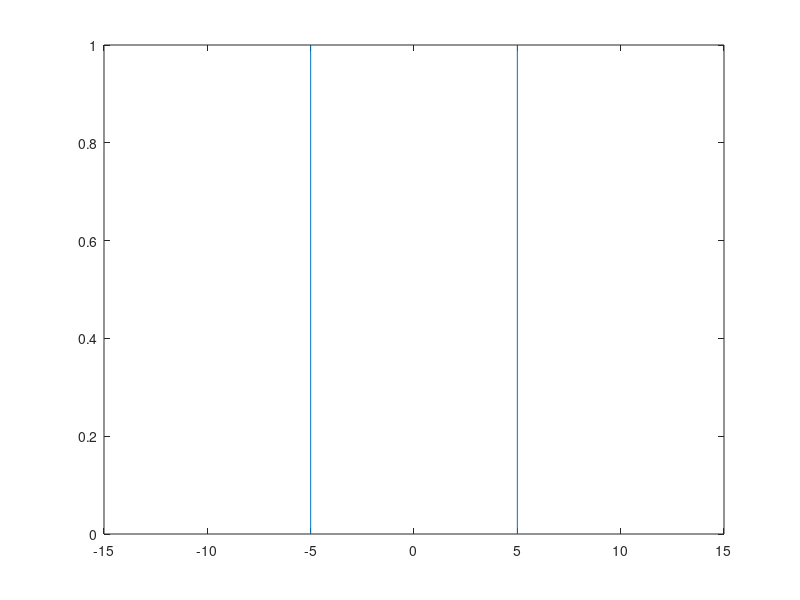
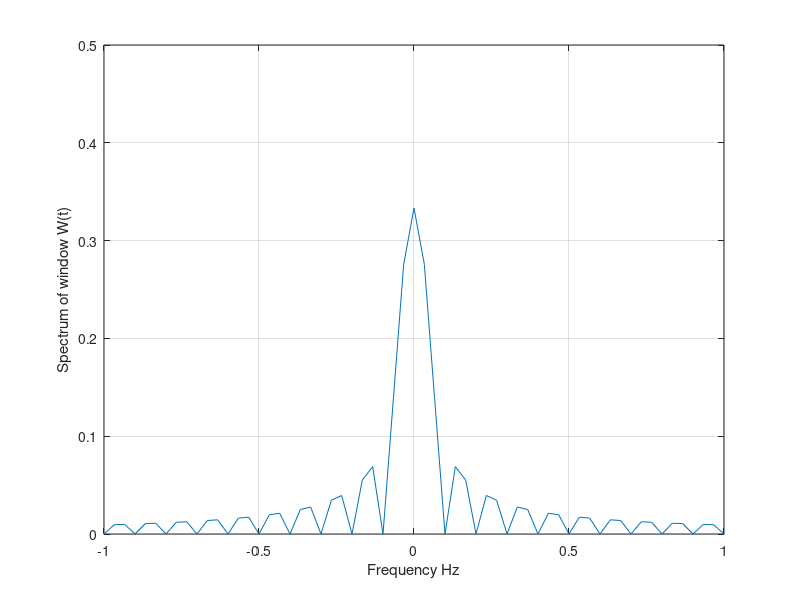
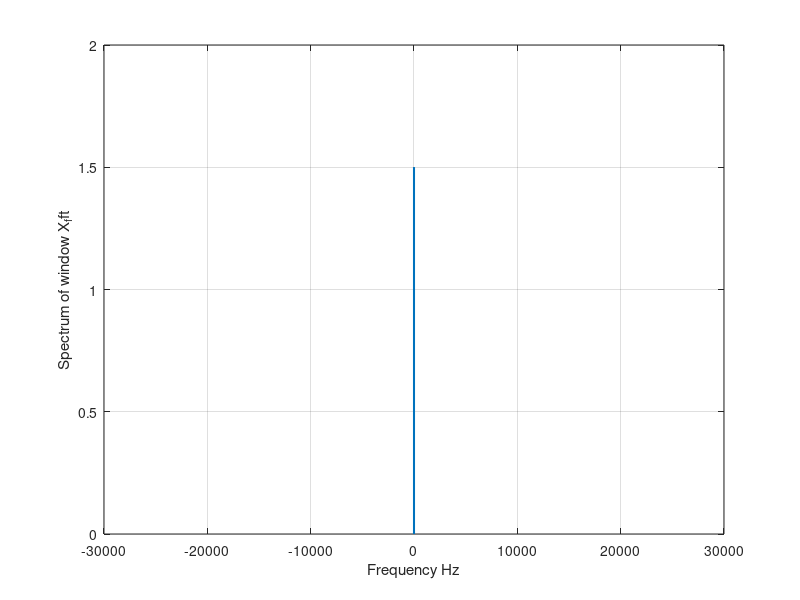
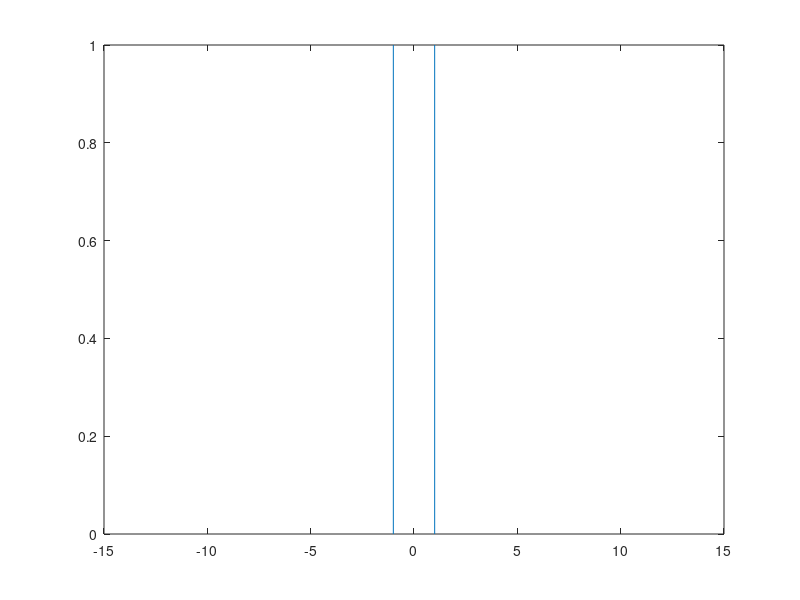

MATLAB code to generate these figures, in order:
% Excersice 1
delta=5;
Fs = 44100;
duration=30;
t = -duration/2: 1/Fs : duration/2-1/Fs;     % time vector for abscisse axes 
w=zeros(size(t));
for i=1:size(t,2)
    if (-delta<=t(i) && t(i)<=delta)
        w(i)=1;
    end
end
%fft(w)
plot(t,w)

N=length(t);
S_w=fftshift(abs(fft(w)))/N;    % compute the signal two side spectrum using fft (fast Fourier 
frequency=(0:N-1)*Fs/N-Fs/2;   % frequency vector for the abscisse axes 
figure; plot(frequency,S_w);
xlabel("Frequency Hz"); ylabel("Spectrum of window W(t)");  grid on 
axis([-1 1 0 0.5])
% Spectrum

% x signal
x = 3*sin(100*pi*t+pi/4);
N=length(t);
X_fft=fftshift(abs(fft(x)))/N;    % compute the signal two side spectrum using fft (fast Fourier 
frequency=(0:N-1)*Fs/N-Fs/2;   % frequency vector for the abscisse axes 
figure; plot(frequency,X_fft);
xlabel("Frequency Hz"); ylabel("Spectrum of window X_fft");  grid on 

%%
% User's original code
delta=1;
Fs = 44100;
duration=30;
t = -duration/2: 1/Fs : duration/2-1/Fs;     % time vector for abscisse axes
w=zeros(size(t));
for i=1:size(t,2)
    if (-delta<=t(i) && t(i)<=delta)
        w(i)=1;
    end
end
N=length(t);
frequency=(0:N-1)*Fs/N-Fs/2;   % frequency vector for the abscisse axes

figure('Name','w signal (square)');
plot(t,w);

% fft of w
S_w=fftshift(abs(fft(w)))/N;    % compute the signal two side spectrum using fft (fast Fourier 
figure('Name','fft of w'); plot(frequency,S_w);
xlabel("Frequency Hz"); ylabel("Spectrum of window W(t)");  grid on 
axis([-1 1 0 0.5])

% --- Continuation for Part 1 ---

% Let x(t) = 3sin(100*pi*t + pi/4).
x = 3*sin(100*pi*t + pi/4);

% Find the expression of the signal y(t) = x(t)w(t)
y = x .* w;

% Compute the Fourier Transforms (Spectra)
X_f = fftshift(abs(fft(x)))/N;
Y_f = fftshift(abs(fft(y)))/N;

% Plot on the same graph the spectra of signals x(t) and y(t).
figure('Name','spectra x(t) vs y(t)');
plot(frequency, X_f, 'b');
hold on;
plot(frequency, Y_f, 'r');
xlabel("Frequency (Hz)");
ylabel("Spectrum");
title("Spectra of x(t) and y(t)");
legend("Spectrum of x(t)", "Spectrum of y(t)");
grid on;
xlim([-100 100]); % Zoom in around the signal frequency
